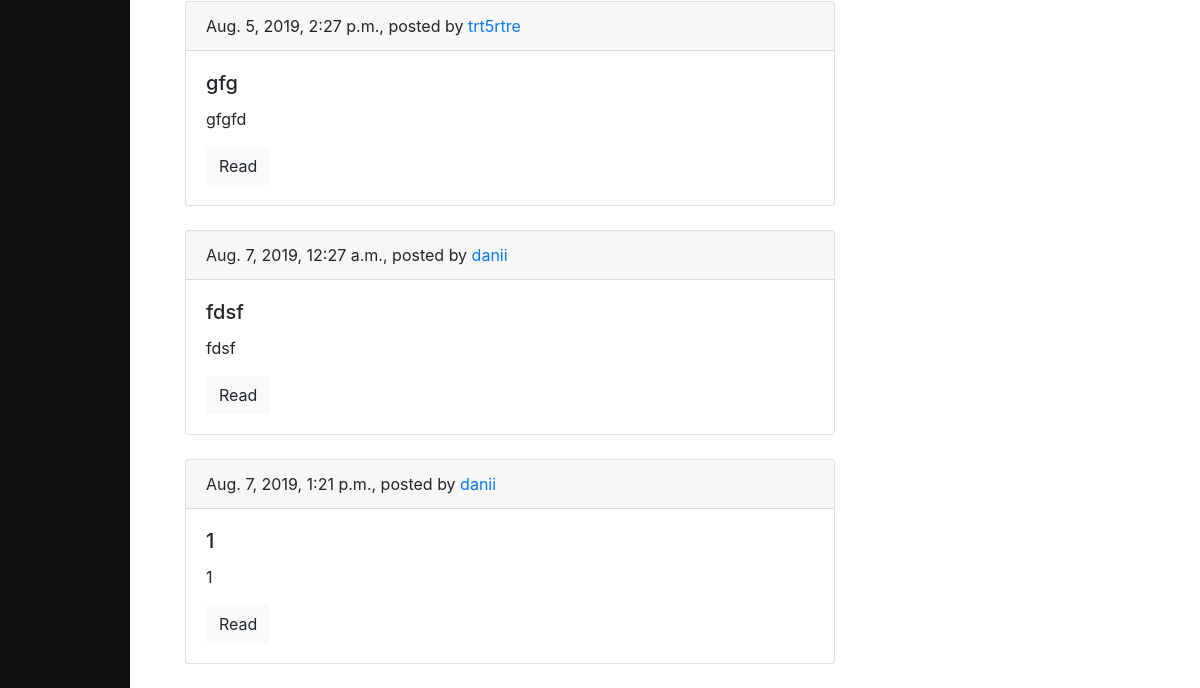
Before: / (signed in, lower part) with the older database file.
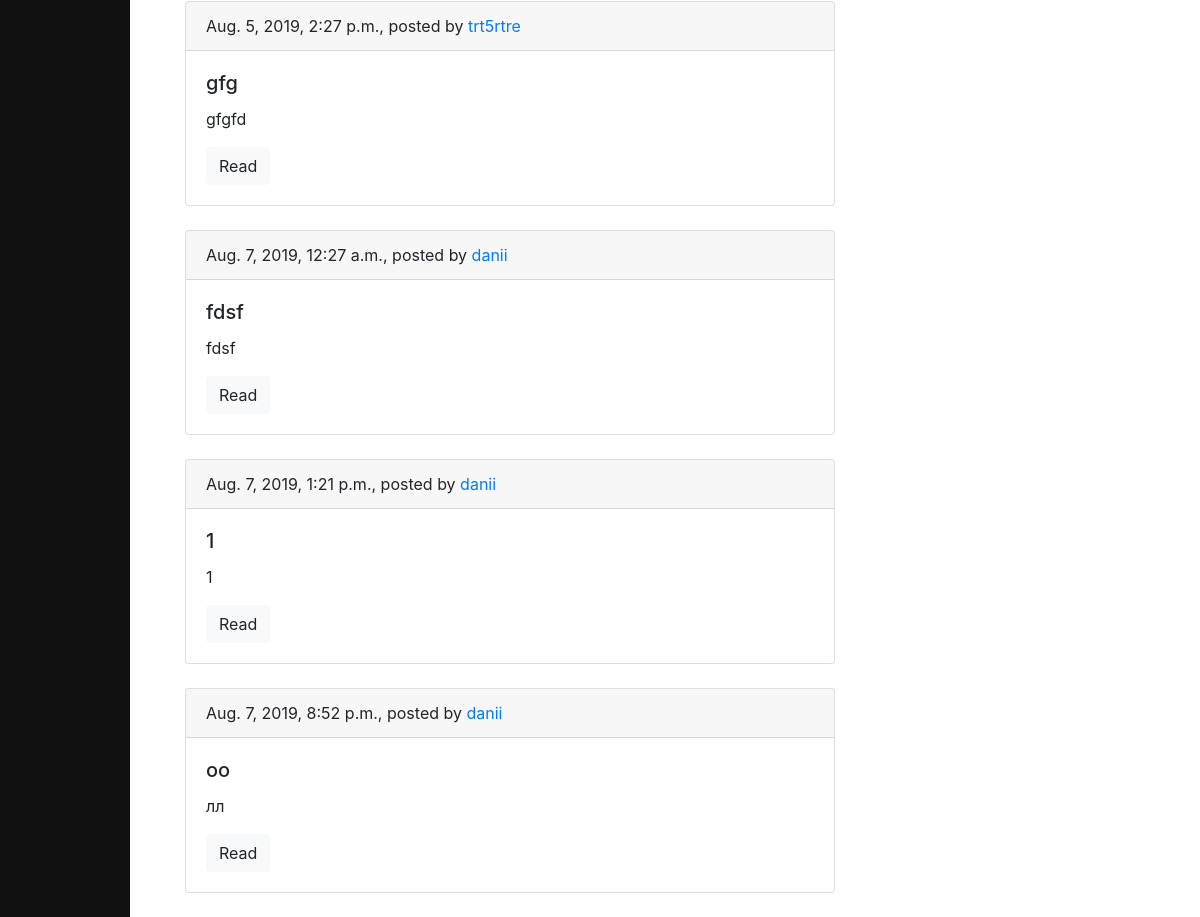
After: the same page with the newer database file.
### blog/models.py (models this page shows, shortened)
class Post(models.Model):
    author = models.ForeignKey(settings.AUTH_USER_MODEL, on_delete=models.CASCADE)
    title = models.CharField(max_length=200)
    text = models.TextField()
    created_date = models.DateTimeField(default=timezone.now)
    published_date = models.DateTimeField(blank=True, null=True)

### blog/views.py (the view)
# urls.py: path('', views.post_list, name='post_list'),
def post_list(request):
    posts = Post.objects.filter(published_date__lte=timezone.now()).order_by('published_date')
    return render(request, 'blog/post_list.html', {'posts': posts})

### blog/templates/blog/post_list.html (shortened to what this page needs)
{% extends 'blog/base.html' %}
{% block content %}
    {% for post in posts %}
        <div class="card mb-4">
            <div class="card-header">
                {{ post.published_date }}, posted by <a href="#">{{post.author}}</a>
            </div>
        <div class="card-body">
            <h5 class="card-title">{{ post.title }}</h5>
        <p class="card-text">{{ post.text|truncatewords:15 }}</p>
        <a href="{% url 'post_detail' pk=post.pk %}" class="btn btn-light">Read</a>
      </div>
    </div>
    {% endfor %}
{% endblock %}

Changed rows visible on the page:
added Post: published_date "Aug. 7, 2019, 8:52 p.m.", author "danii", title "оо", text "лл"
